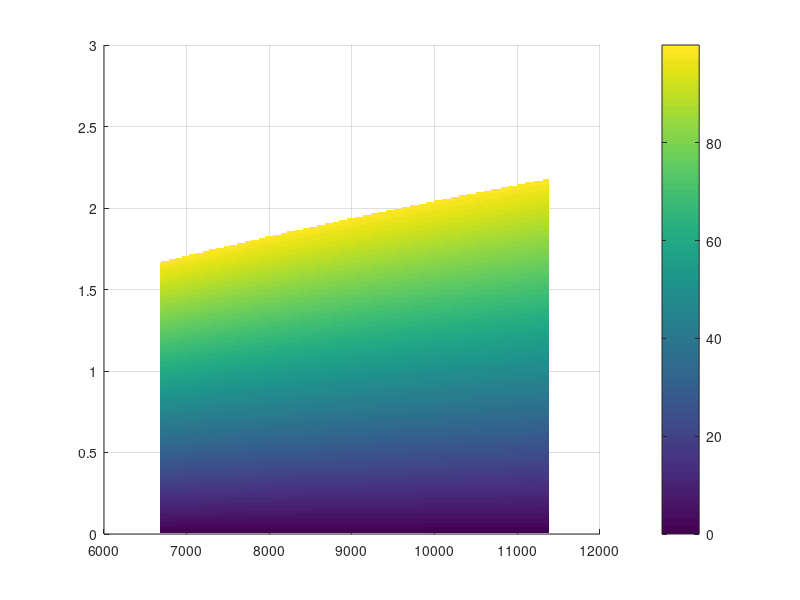

Here is the MATLAB script that generated this plot: (Note: this script raises an error after producing the figure.)
%% Impulsive Inclination and/or RAAN Maneuver
% Author: Dylan Thomas
clearvars; clc; delete('*.asv');

%%%%%%%%%%%%%%%%%%%%%%%%%%%%%%%%%%%%%%%%%%%%%%%%%%%%%%%%%%%%%%%%%%%%%%%%%%%
%%% Spacecraft Properties

f1 = 'Name';
f2 = 'M_total';
f3 = 'M_prop';
f4 = 'I_sp';
f5 = 'T_nom';

v1 = {'Aerojet CHAMPS-120XW'};
v2 = {14};      % [kg]
v3 = {1.5};     % [kg]
v4 = {203};     % [s]
v5 = {4*2.79};  % [N]

spacecraft = struct(f1,v1,f2,v2,f3,v3,f4,v4,f5,v5);

%%%%%%%%%%%%%%%%%%%%%%%%%%%%%%%%%%%%%%%%%%%%%%%%%%%%%%%%%%%%%%%%%%%%%%%%%%%
%%% Setting up problem constants, etc.

% Parameter Inputs, constants
R_e = 6378.137;                         % [km]          - Radius of Earth
mu = 398600;                            % [km^3/s^2]    - Grav. Parameter
g = 9.81/1000;                          % [km/s^2]      - Gravity
num_pts = 300;                          %               - Num. of Plot points
m_prop_nom = 1.5;                       % [kg]          - Nominal Propellant Mass
inc_target_d = 51.6; %ISS inc           % [deg]         - Target orbit inclination
deg2rad = pi/180;

% Setting up vectorized parameters
init_alt = linspace(300,5000,num_pts);  % [km]          - Initial Orbit Altitude
delta_OM_d = linspace(0,3,num_pts);     % [deg]         - Change in RAAN
delta_i_d = linspace(0,3,num_pts);      % [km]          - Inclination Change
R_i = init_alt + R_e;                   % [km]          - Initial Orbit SMA
period = 2*pi*sqrt(R_i.^3/mu);          % [sec]         - Final Orbital period
h_i = (mu*R_i).^(0.5);                  % [km]          - Orbit angular momentum

% Separate parameters for combined maneuver, plot surface of di vs. dOM on
% a certain number of discrete orbit radiuses 
Discrete_Radius = [6800 7500 10000];

% Convert to radians
inc_target_r = inc_target_d*deg2rad;
delta_i_r = delta_i_d*deg2rad;     
delta_OM_r = delta_OM_d*deg2rad;

% Cases to consider
method = {'Inclination Maneuver','RAAN Maneuver','Combined Maneuver'};

%%%%%%%%%%%%%%%%%%%%%%%%%%%%%%%%%%%%%%%%%%%%%%%%%%%%%%%%%%%%%%%%%%%%%%%%%%%
%%% Building the design space

% Equation for inclination/RAAN change
Dv = @(del_i,del_OM,r,h) (h./r).*((del_i.^2 + (del_OM.^2).*sin(inc_target_r*ones(size(del_i)) - del_i).^2).^(0.5));

% Build matrices for orbital element changes
dIncMat = repmat(delta_i_r,num_pts,1);
dRAANMat = repmat(delta_OM_r',1,num_pts);

% Memory allocation
Dv_Req = zeros(num_pts,num_pts,num_pts);
tic
for ii=1:num_pts
    Dv_Req(:,:,ii) = Dv(dIncMat,dRAANMat,R_i(ii),h_i(ii));
end
toc

%%%%%%%%%%%%%%%%%%%%%%%%%%%%%%%%%%%%%%%%%%%%%%%%%%%%%%%%%%%%%%%%%%%%%%%%%%%
%%% Calculate DeltaV & mass percent for each maneuver case

% Memory allocation
Dv_avail = zeros(1,length(method));
Tburn = zeros(1,length(method));
a_thrusti = zeros(1,length(method));
for iter=1:length(method)
    
    % Switch on maneuver case
    maneuver_case  = method{iter};
    switch maneuver_case
        case 'Inclination Maneuver'
            display(method(iter))
            
            % Equation for thrust
            a_thrusti(iter) = spacecraft.T_nom/spacecraft.M_total;
            
            % Find total DeltaV & Time of Flight
            Dv_avail(iter) = g*spacecraft.I_sp*log(spacecraft.M_total/(spacecraft.M_total-spacecraft.M_prop));
            Tburn(iter) = (Dv_avail(iter)*1000)/(a_thrusti(iter));
            
            % Memory allocation & reset temporary variables
            Mass_percent = zeros(length(R_i),num_pts);
            Dv_total = Dv_Req(1,:,:);
            
            % Loop calculates mass percent for each radius
            for ii=1:length(R_i)
                
                % Total DeltaV required cannot exceed DeltaV available
                index = Dv_total(1,:,ii)>=Dv_avail(iter);
                Dv_total(1,index,ii) = NaN;
                
                % Determine mass with Rocket Eqn
                M_prop_vec = spacecraft.M_total*(1-exp(-(Dv_total(1,:,ii))/(g*spacecraft.I_sp)));
                Mass_percent(:,ii) = M_prop_vec/m_prop_nom*100;
                
            end
            
            % Plotting stuff
            figure(iter)
            hold on
            grid on
            surf(R_i,delta_i_d,Mass_percent,'EdgeColor','None')
            c = colorbar;
            c.Label.String = 'Percent Propellant Mass Burned';
            title1 = title(method(iter));
            xl = xlabel('Orbit Radius, [km]');
            yl = ylabel('Inclination Change $\delta i$, [deg]');
            set([title1 xl yl],'interpreter','latex','fontsize',12)
            axis tight
            hold off
          
            %%%%%%%%%%%%%%%%%%%%%%%%%%%%%%%%%%%%%%%%%%%%%%%%%%%%%%%%%%%%%%%
        case 'RAAN Maneuver'
            display(method(iter))
            
            % Equation for thrust
            a_thrusti(iter) = spacecraft.T_nom/spacecraft.M_total;
            
            % Find total DeltaV & Time of Flight
            Dv_avail(iter) = g*spacecraft.I_sp*log(spacecraft.M_total/(spacecraft.M_total-spacecraft.M_prop));
            Tburn(iter) = (Dv_avail(iter)*1000)/(a_thrusti(iter));
            
            % Memory allocation & reset temporary variables
            Mass_percent = zeros(length(init_alt),num_pts);
            Dv_total = Dv_Req(:,1,:);
            
            % Loop calculates mass percent for each radius
            for ii=1:length(init_alt)
                
                % Total DeltaV required cannot exceed DeltaV available
                index = Dv_total(:,1,ii)>=Dv_avail(iter);
                Dv_total(index,1,ii) = NaN;
                
                % Determine mass with Rocket Eqn
                M_prop_vec = spacecraft.M_total*(1-exp(-(Dv_total(:,1,ii))/(g*spacecraft.I_sp)));
                Mass_percent(:,ii) = M_prop_vec/m_prop_nom*100;
                
            end
            
            % Plotting stuff
            figure(iter)
            hold on
            grid on
            surf(R_i,delta_OM_d,Mass_percent,'EdgeColor','None')
            c = colorbar;
            c.Label.String = 'Percent Propellant Mass Burned';
            title1 = title(method(iter));
            xl = xlabel('Orbit Radius, [km]');
            yl = ylabel('RAAN Change $\delta \Omega$, [deg]');
            set([title1 xl yl],'interpreter','latex','fontsize',12)
            axis tight
            hold off
            
            %%%%%%%%%%%%%%%%%%%%%%%%%%%%%%%%%%%%%%%%%%%%%%%%%%%%%%%%%%%%%%%
        case 'Combined Maneuver'
            display(method(iter))
            
            %%% TODO: Figure this out
            R_i = Discrete_Radius;
            h_i = (mu*R_i).^(0.5); 
            period = 2*pi*sqrt(R_i.^3/mu);
            Dv_Req = zeros(num_pts,num_pts,length(R_i));
            for ii=1:length(R_i)
                Dv_Req(:,:,ii) = Dv(dIncMat,dRAANMat,R_i(ii),h_i(ii));
            end
            
            % Equations for thrust
            a_thrusti(iter) = spacecraft.T_nom/spacecraft.M_total;
            
            % Find total DeltaV & Time of Flight
            Dv_avail(iter) = g*spacecraft.I_sp*log(spacecraft.M_total/(spacecraft.M_total-spacecraft.M_prop));
            Tburn(iter) = (Dv_avail(iter)*1000)/(a_thrusti(iter));
            
            % Memory allocation & reset temporary variables
            Mass_percent = zeros(length(init_alt),num_pts);
            Dv_total = Dv_Req;
            
            % Loop calculates mass percent for each radius
            for ii=1:length(R_i)
                
                % Delta V required cannot exceed Delta V available
                index = Dv_total(:,:,ii)>=Dv_avail(iter);
                for kk=1:num_pts
                    for jj=1:num_pts
                        if Dv_total(kk,jj,ii)>=Dv_avail(ii)
                            Dv_total(kk,jj,ii) = NaN;
                        end
                    end
                end
                
                % Determine mass with Rocket Eqn
                M_prop_vec = spacecraft.M_total*(1-exp(-(Dv_total(:,:,ii))/(g*spacecraft.I_sp)));
                Mass_percent(:,:,ii) = M_prop_vec/m_prop_nom*100;
                
                % Plotting stuff
                figure(iter+ii-1)
                hold on
                grid on
                surf(delta_i_d,delta_OM_d,Mass_percent(:,:,ii),'EdgeColor','None')
%                 colormap(gray)
                c = colorbar;
                c.Label.String = 'Percent Propellant Mass Burned';
                title1 = title(strcat(method(iter), ', $R=',num2str(R_i(ii)),'$'));
                xl = xlabel('Inclination Change $\delta i$, [deg]');
                yl = ylabel('RAAN Change $\delta \Omega$, [deg]');
                set([title1 xl yl],'interpreter','latex','fontsize',12)
                axis tight
                hold off
            end         
            
    end

end

